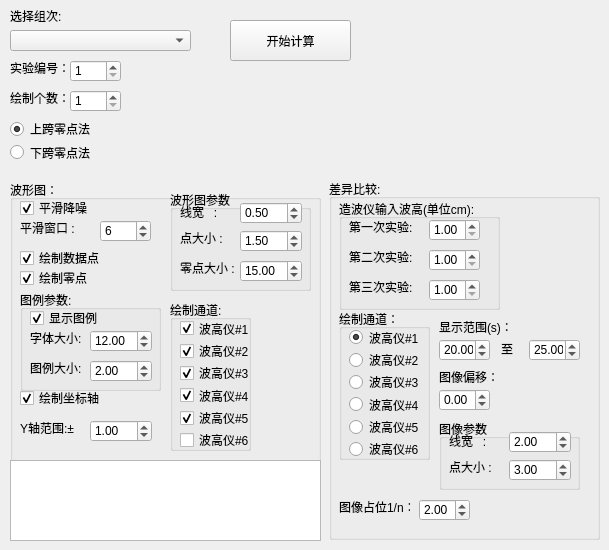
   <widget class="QWidget" name="tab">
    <attribute name="title">
     <string>实验1</string>
    </attribute>
    <widget class="QPushButton" name="StartProc_sy1">
     <property name="geometry">
      <rect>
       <x>230</x>
       <y>20</y>
       <width>121</width>
       <height>41</height>
      </rect>
     </property>
     <property name="text">
      <string>开始计算</string>
     </property>
    </widget>
    <widget class="QComboBox" name="filelist_sy1">
     <property name="geometry">
      <rect>
       <x>10</x>
       <y>30</y>
       <width>181</width>
       <height>21</height>
      </rect>
     </property>
     <property name="currentText">
      <string/>
     </property>
    </widget>
    <widget class="QLabel" name="label_5">
     <property name="geometry">
      <rect>
       <x>10</x>
       <y>10</y>
       <width>54</width>
       <height>12</height>
      </rect>
     </property>
     <property name="text">
      <string>选择组次:</string>
     </property>
    </widget>
    <widget class="QLabel" name="label_11">
     <property name="geometry">
      <rect>
       <x>10</x>
       <y>60</y>
       <width>81</width>
       <height>16</height>
      </rect>
     </property>
     <property name="frameShape">
      <enum>QFrame::NoFrame</enum>
     </property>
     <property name="text">
      <string>实验编号：</string>
     </property>
     <property name="textFormat">
      <enum>Qt::AutoText</enum>
     </property>
     <property name="scaledContents">
      <bool>false</bool>
     </property>
     <property name="wordWrap">
      <bool>false</bool>
     </property>
     <property name="margin">
      <number>0</number>
     </property>
     <property name="indent">
      <number>-1</number>
     </property>
     <property name="openExternalLinks">
      <bool>false</bool>
     </property>
    </widget>
    <widget class="QSpinBox" name="spinBox_index_sy1">
     <property name="geometry">
      <rect>
       <x>70</x>
       <y>60</y>
       <width>51</width>
       <height>22</height>
      </rect>
     </property>
     <property name="wrapping">
      <bool>false</bool>
     </property>
     <property name="minimum">
      <number>1</number>
     </property>
     <property name="maximum">
      <number>3</number>
     </property>
    </widget>
    <widget class="QWidget" name="verticalLayoutWidget_5">
     <property name="geometry">
      <rect>
       <x>10</x>
       <y>120</y>
       <width>160</width>
       <height>41</height>
      </rect>
     </property>
     <layout class="QVBoxLayout" name="verticalLayout_5">
      <item>
       <widget class="QRadioButton" name="shangkua_Radiobtn_sy1">
        <property name="text">
         <string>上跨零点法</string>
        </property>
        <property name="checked">
         <bool>true</bool>
        </property>
       </widget>
      </item>
      <item>
       <widget class="QRadioButton" name="xiakua_Radiobtn_sy1">
        <property name="text">
         <string>下跨零点法</string>
        </property>
       </widget>
      </item>
     </layout>
    </widget>
    <widget class="QLabel" name="label_12">
     <property name="geometry">
      <rect>
       <x>10</x>
       <y>90</y>
       <width>81</width>
       <height>16</height>
      </rect>
     </property>
     <property name="frameShape">
      <enum>QFrame::NoFrame</enum>
     </property>
     <property name="text">
      <string>绘制个数：</string>
     </property>
     <property name="textFormat">
      <enum>Qt::AutoText</enum>
     </property>
     <property name="scaledContents">
      <bool>false</bool>
     </property>
     <property name="wordWrap">
      <bool>false</bool>
     </property>
     <property name="margin">
      <number>0</number>
     </property>
     <property name="indent">
      <number>-1</number>
     </property>
     <property name="openExternalLinks">
      <bool>false</bool>
     </property>
    </widget>
    <widget class="QSpinBox" name="spinBox_number_sy1">
     <property name="geometry">
      <rect>
       <x>70</x>
       <y>90</y>
       <width>51</width>
       <height>22</height>
      </rect>
     </property>
     <property name="wrapping">
      <bool>false</bool>
     </property>
     <property name="minimum">
      <number>1</number>
     </property>
     <property name="maximum">
      <number>3</number>
     </property>
    </widget>
    <widget class="QGroupBox" name="groupBox_7">
     <property name="geometry">
      <rect>
       <x>10</x>
       <y>180</y>
       <width>311</width>
       <height>361</height>
      </rect>
     </property>
     <property name="title">
      <string>波形图：</string>
     </property>
     <widget class="QLabel" name="label_10">
      <property name="geometry">
       <rect>
        <x>10</x>
        <y>40</y>
        <width>71</width>
        <height>16</height>
       </rect>
      </property>
      <property name="text">
       <string>平滑窗口 : </string>
      </property>
     </widget>
     <widget class="QCheckBox" name="checkBox_sy1_bDrawPoints">
      <property name="geometry">
       <rect>
        <x>10</x>
        <y>70</y>
        <width>81</width>
        <height>16</height>
       </rect>
      </property>
      <property name="text">
       <string>绘制数据点</string>
      </property>
      <property name="checked">
       <bool>true</bool>
      </property>
     </widget>
     <widget class="QSpinBox" name="spinBox_smoothWindowSize_sy1">
      <property name="geometry">
       <rect>
        <x>90</x>
        <y>40</y>
        <width>51</width>
        <height>22</height>
       </rect>
      </property>
      <property name="value">
       <number>6</number>
      </property>
     </widget>
     <widget class="QCheckBox" name="checkBox_sy1_bSmoothData">
      <property name="geometry">
       <rect>
        <x>10</x>
        <y>20</y>
        <width>68</width>
        <height>16</height>
       </rect>
      </property>
      <property name="text">
       <string>平滑降噪</string>
      </property>
      <property name="checked">
       <bool>true</bool>
      </property>
     </widget>
     <widget class="QGroupBox" name="groupBox_6">
      <property name="geometry">
       <rect>
        <x>160</x>
        <y>10</y>
        <width>141</width>
        <height>101</height>
       </rect>
      </property>
      <property name="title">
       <string>波形图参数</string>
      </property>
      <property name="flat">
       <bool>false</bool>
      </property>
      <widget class="QLabel" name="label_13">
       <property name="geometry">
        <rect>
         <x>10</x>
         <y>14</y>
         <width>71</width>
         <height>16</height>
        </rect>
       </property>
       <property name="text">
        <string>线宽   : </string>
       </property>
      </widget>
      <widget class="QDoubleSpinBox" name="sy1_waveformLineWidth">
       <property name="geometry">
        <rect>
         <x>70</x>
         <y>12</y>
         <width>62</width>
         <height>22</height>
        </rect>
       </property>
       <property name="singleStep">
        <double>0.100000000000000</double>
       </property>
       <property name="value">
        <double>0.500000000000000</double>
       </property>
      </widget>
      <widget class="QDoubleSpinBox" name="sy1_waveformPointsScale">
       <property name="geometry">
        <rect>
         <x>70</x>
         <y>40</y>
         <width>62</width>
         <height>22</height>
        </rect>
       </property>
       <property name="singleStep">
        <double>0.100000000000000</double>
       </property>
       <property name="value">
        <double>1.500000000000000</double>
       </property>
      </widget>
      <widget class="QLabel" name="label_14">
       <property name="geometry">
        <rect>
         <x>10</x>
         <y>40</y>
         <width>71</width>
         <height>16</height>
        </rect>
       </property>
       <property name="text">
        <string>点大小 : </string>
       </property>
      </widget>
      <widget class="QDoubleSpinBox" name="sy1_waveformZeroPointsScale">
       <property name="geometry">
        <rect>
         <x>70</x>
         <y>70</y>
         <width>62</width>
         <height>22</height>
        </rect>
       </property>
       <property name="singleStep">
        <double>1.000000000000000</double>
       </property>
       <property name="value">
        <double>15.000000000000000</double>
       </property>
      </widget>
      <widget class="QLabel" name="label_34">
       <property name="geometry">
        <rect>
         <x>10</x>
         <y>70</y>
         <width>71</width>
         <height>16</height>
        </rect>
       </property>
       <property name="text">
        <string>零点大小 : </string>
       </property>
      </widget>
     </widget>
     <widget class="QGroupBox" name="groupBox_5">
      <property name="geometry">
       <rect>
        <x>160</x>
        <y>120</y>
        <width>81</width>
        <height>151</height>
       </rect>
      </property>
      <property name="title">
       <string>绘制通道:</string>
      </property>
      <widget class="QWidget" name="verticalLayoutWidget_6">
       <property name="geometry">
        <rect>
         <x>10</x>
         <y>20</y>
         <width>81</width>
         <height>128</height>
        </rect>
       </property>
       <layout class="QVBoxLayout" name="verticalLayout_6">
        <item>
         <widget class="QCheckBox" name="checkBox_sy1_ch_1">
          <property name="text">
           <string>波高仪#1</string>
          </property>
          <property name="checked">
           <bool>true</bool>
          </property>
         </widget>
        </item>
        <item>
         <widget class="QCheckBox" name="checkBox_sy1_ch_2">
          <property name="text">
           <string>波高仪#2</string>
          </property>
          <property name="checked">
           <bool>true</bool>
          </property>
         </widget>
        </item>
        <item>
         <widget class="QCheckBox" name="checkBox_sy1_ch_3">
          <property name="text">
           <string>波高仪#3</string>
          </property>
          <property name="checked">
           <bool>true</bool>
          </property>
         </widget>
        </item>
        <item>
         <widget class="QCheckBox" name="checkBox_sy1_ch_4">
          <property name="text">
           <string>波高仪#4</string>
          </property>
          <property name="checked">
           <bool>true</bool>
          </property>
         </widget>
        </item>
        <item>
         <widget class="QCheckBox" name="checkBox_sy1_ch_5">
          <property name="text">
           <string>波高仪#5</string>
          </property>
          <property name="checked">
           <bool>true</bool>
          </property>
         </widget>
        </item>
        <item>
         <widget class="QCheckBox" name="checkBox_sy1_ch_6">
          <property name="text">
           <string>波高仪#6</string>
          </property>
         </widget>
        </item>
       </layout>
      </widget>
     </widget>
     <widget class="QCheckBox" name="checkBox_sy1_bDrawZeroPoints">
      <property name="geometry">
       <rect>
        <x>10</x>
        <y>90</y>
        <width>81</width>
        <height>16</height>
       </rect>
      </property>
      <property name="text">
       <string>绘制零点</string>
      </property>
      <property name="checked">
       <bool>true</bool>
      </property>
     </widget>
     <widget class="QGroupBox" name="groupBox_8">
      <property name="geometry">
       <rect>
        <x>10</x>
        <y>110</y>
        <width>141</width>
        <height>101</height>
       </rect>
      </property>
      <property name="title">
       <string>图例参数:</string>
      </property>
      <widget class="QLabel" name="label_15">
       <property name="geometry">
        <rect>
         <x>10</x>
         <y>40</y>
         <width>71</width>
         <height>16</height>
        </rect>
       </property>
       <property name="text">
        <string>字体大小: </string>
       </property>
      </widget>
      <widget class="QDoubleSpinBox" name="sy1_waveformFontSize">
       <property name="geometry">
        <rect>
         <x>70</x>
         <y>40</y>
         <width>62</width>
         <height>22</height>
        </rect>
       </property>
       <property name="singleStep">
        <double>0.500000000000000</double>
       </property>
       <property name="value">
        <double>12.000000000000000</double>
       </property>
      </widget>
      <widget class="QLabel" name="label_16">
       <property name="geometry">
        <rect>
         <x>10</x>
         <y>70</y>
         <width>71</width>
         <height>16</height>
        </rect>
       </property>
       <property name="text">
        <string>图例大小: </string>
       </property>
      </widget>
      <widget class="QDoubleSpinBox" name="sy1_MarkerSize">
       <property name="geometry">
        <rect>
         <x>70</x>
         <y>70</y>
         <width>62</width>
         <height>22</height>
        </rect>
       </property>
       <property name="singleStep">
        <double>0.100000000000000</double>
       </property>
       <property name="value">
        <double>2.000000000000000</double>
       </property>
      </widget>
      <widget class="QCheckBox" name="checkBox_sy1_bDrawLegend">
       <property name="geometry">
        <rect>
         <x>10</x>
         <y>20</y>
         <width>81</width>
         <height>16</height>
        </rect>
       </property>
       <property name="text">
        <string>显示图例</string>
       </property>
       <property name="checked">
        <bool>true</bool>
       </property>
      </widget>
     </widget>
     <widget class="QCheckBox" name="checkBox_sy1_bDrawAxis">
      <property name="geometry">
       <rect>
        <x>10</x>
        <y>210</y>
        <width>81</width>
        <height>16</height>
       </rect>
      </property>
      <property name="text">
       <string>绘制坐标轴</string>
      </property>
      <property name="checked">
       <bool>true</bool>
      </property>
     </widget>
     <widget class="QTextEdit" name="sy1_WaveFormOut">
      <property name="geometry">
       <rect>
        <x>0</x>
        <y>280</y>
        <width>311</width>
        <height>81</height>
       </rect>
      </property>
      <property name="font">
       <font>
        <pointsize>6</pointsize>
       </font>
      </property>
      <property name="readOnly">
       <bool>true</bool>
      </property>
     </widget>
     <widget class="QLabel" name="label_21">
      <property name="geometry">
       <rect>
        <x>10</x>
        <y>240</y>
        <width>61</width>
        <height>16</height>
       </rect>
      </property>
      <property name="text">
       <string>Y轴范围:±</string>
      </property>
     </widget>
     <widget class="QDoubleSpinBox" name="sy1_waveformYScale">
      <property name="geometry">
       <rect>
        <x>80</x>
        <y>240</y>
        <width>62</width>
        <height>22</height>
       </rect>
      </property>
      <property name="minimum">
       <double>-10.000000000000000</double>
      </property>
      <property name="maximum">
       <double>10.000000000000000</double>
      </property>
      <property name="singleStep">
       <double>0.500000000000000</double>
      </property>
      <property name="value">
       <double>1.000000000000000</double>
      </property>
     </widget>
    </widget>
    <widget class="QGroupBox" name="groupBox_13">
     <property name="geometry">
      <rect>
       <x>329</x>
       <y>179</y>
       <width>271</width>
       <height>361</height>
      </rect>
     </property>
     <property name="title">
      <string>差异比较:</string>
     </property>
     <widget class="QGroupBox" name="groupBox_14">
      <property name="geometry">
       <rect>
        <x>10</x>
        <y>20</y>
        <width>161</width>
        <height>111</height>
       </rect>
      </property>
      <property name="toolTip">
       <string>波高H:2cm~10cm</string>
      </property>
      <property name="title">
       <string>造波仪输入波高(单位cm):</string>
      </property>
      <property name="flat">
       <bool>false</bool>
      </property>
      <property name="checkable">
       <bool>false</bool>
      </property>
      <widget class="QDoubleSpinBox" name="sy1_contrastform_H_1">
       <property name="geometry">
        <rect>
         <x>90</x>
         <y>20</y>
         <width>51</width>
         <height>22</height>
        </rect>
       </property>
       <property name="minimum">
        <double>1.000000000000000</double>
       </property>
       <property name="maximum">
        <double>10.000000000000000</double>
       </property>
       <property name="singleStep">
        <double>1.000000000000000</double>
       </property>
       <property name="value">
        <double>1.000000000000000</double>
       </property>
      </widget>
      <widget class="QLabel" name="label_22">
       <property name="geometry">
        <rect>
         <x>10</x>
         <y>20</y>
         <width>71</width>
         <height>16</height>
        </rect>
       </property>
       <property name="text">
        <string>第一次实验:</string>
       </property>
      </widget>
      <widget class="QDoubleSpinBox" name="sy1_contrastform_H_2">
       <property name="geometry">
        <rect>
         <x>90</x>
         <y>50</y>
         <width>51</width>
         <height>22</height>
        </rect>
       </property>
       <property name="minimum">
        <double>1.000000000000000</double>
       </property>
       <property name="maximum">
        <double>10.000000000000000</double>
       </property>
       <property name="singleStep">
        <double>1.000000000000000</double>
       </property>
       <property name="value">
        <double>1.000000000000000</double>
       </property>
      </widget>
      <widget class="QLabel" name="label_29">
       <property name="geometry">
        <rect>
         <x>10</x>
         <y>50</y>
         <width>71</width>
         <height>16</height>
        </rect>
       </property>
       <property name="text">
        <string>第二次实验:</string>
       </property>
      </widget>
      <widget class="QLabel" name="label_30">
       <property name="geometry">
        <rect>
         <x>10</x>
         <y>80</y>
         <width>71</width>
         <height>16</height>
        </rect>
       </property>
       <property name="text">
        <string>第三次实验:</string>
       </property>
      </widget>
      <widget class="QDoubleSpinBox" name="sy1_contrastform_H_3">
       <property name="geometry">
        <rect>
         <x>90</x>
         <y>80</y>
         <width>51</width>
         <height>22</height>
        </rect>
       </property>
       <property name="minimum">
        <double>1.000000000000000</double>
       </property>
       <property name="maximum">
        <double>10.000000000000000</double>
       </property>
       <property name="singleStep">
        <double>1.000000000000000</double>
       </property>
       <property name="value">
        <double>1.000000000000000</double>
       </property>
      </widget>
     </widget>
     <widget class="QGroupBox" name="groupBox_15">
      <property name="geometry">
       <rect>
        <x>10</x>
        <y>130</y>
        <width>91</width>
        <height>151</height>
       </rect>
      </property>
      <property name="title">
       <string>绘制通道：</string>
      </property>
      <widget class="QWidget" name="verticalLayoutWidget_7">
       <property name="geometry">
        <rect>
         <x>10</x>
         <y>20</y>
         <width>71</width>
         <height>128</height>
        </rect>
       </property>
       <layout class="QVBoxLayout" name="verticalLayout_7">
        <item>
         <widget class="QRadioButton" name="sy1_contract_ch_1">
          <property name="text">
           <string>波高仪#1</string>
          </property>
          <property name="checked">
           <bool>true</bool>
          </property>
         </widget>
        </item>
        <item>
         <widget class="QRadioButton" name="sy1_contract_ch_2">
          <property name="text">
           <string>波高仪#2</string>
          </property>
         </widget>
        </item>
        <item>
         <widget class="QRadioButton" name="sy1_contract_ch_3">
          <property name="text">
           <string>波高仪#3</string>
          </property>
         </widget>
        </item>
        <item>
         <widget class="QRadioButton" name="sy1_contract_ch_4">
          <property name="text">
           <string>波高仪#4</string>
          </property>
         </widget>
        </item>
        <item>
         <widget class="QRadioButton" name="sy1_contract_ch_5">
          <property name="text">
           <string>波高仪#5</string>
          </property>
         </widget>
        </item>
        <item>
         <widget class="QRadioButton" name="sy1_contract_ch_6">
          <property name="text">
           <string>波高仪#6</string>
          </property>
         </widget>
        </item>
       </layout>
      </widget>
     </widget>
     <widget class="QLabel" name="label_35">
      <property name="geometry">
       <rect>
        <x>110</x>
        <y>140</y>
        <width>71</width>
        <height>16</height>
       </rect>
      </property>
      <property name="text">
       <string>显示范围(s)：</string>
      </property>
     </widget>
     <widget class="QDoubleSpinBox" name="sy1_contrastform_ShowRange">
      <property name="geometry">
       <rect>
        <x>110</x>
        <y>160</y>
        <width>51</width>
        <height>22</height>
       </rect>
      </property>
      <property name="decimals">
       <number>2</number>
      </property>
      <property name="minimum">
       <double>1.000000000000000</double>
      </property>
      <property name="maximum">
       <double>50.000000000000000</double>
      </property>
      <property name="singleStep">
       <double>1.000000000000000</double>
      </property>
      <property name="stepType">
       <enum>QAbstractSpinBox::DefaultStepType</enum>
      </property>
      <property name="value">
       <double>20.000000000000000</double>
      </property>
     </widget>
     <widget class="QDoubleSpinBox" name="sy1_contrastform_ShowRange_2">
      <property name="geometry">
       <rect>
        <x>200</x>
        <y>160</y>
        <width>51</width>
        <height>22</height>
       </rect>
      </property>
      <property name="decimals">
       <number>2</number>
      </property>
      <property name="minimum">
       <double>1.000000000000000</double>
      </property>
      <property name="maximum">
       <double>50.000000000000000</double>
      </property>
      <property name="singleStep">
       <double>1.000000000000000</double>
      </property>
      <property name="stepType">
       <enum>QAbstractSpinBox::DefaultStepType</enum>
      </property>
      <property name="value">
       <double>25.000000000000000</double>
      </property>
     </widget>
     <widget class="QLabel" name="label_36">
      <property name="geometry">
       <rect>
        <x>172</x>
        <y>162</y>
        <width>16</width>
        <height>16</height>
       </rect>
      </property>
      <property name="text">
       <string>至</string>
      </property>
     </widget>
     <widget class="QDoubleSpinBox" name="sy1_contrastform_Shift">
      <property name="geometry">
       <rect>
        <x>110</x>
        <y>210</y>
        <width>51</width>
        <height>22</height>
       </rect>
      </property>
      <property name="decimals">
       <number>2</number>
      </property>
      <property name="minimum">
       <double>-20.000000000000000</double>
      </property>
      <property name="maximum">
       <double>20.000000000000000</double>
      </property>
      <property name="singleStep">
       <double>0.010000000000000</double>
      </property>
      <property name="stepType">
       <enum>QAbstractSpinBox::DefaultStepType</enum>
      </property>
      <property name="value">
       <double>0.000000000000000</double>
      </property>
     </widget>
     <widget class="QLabel" name="label_37">
      <property name="geometry">
       <rect>
        <x>110</x>
        <y>190</y>
        <width>71</width>
        <height>16</height>
       </rect>
      </property>
      <property name="text">
       <string>图像偏移：</string>
      </property>
     </widget>
     <widget class="QGroupBox" name="groupBox_16">
      <property name="geometry">
       <rect>
        <x>110</x>
        <y>240</y>
        <width>141</width>
        <height>71</height>
       </rect>
      </property>
      <property name="title">
       <string>图像参数</string>
      </property>
      <property name="flat">
       <bool>false</bool>
      </property>
      <widget class="QLabel" name="label_44">
       <property name="geometry">
        <rect>
         <x>10</x>
         <y>14</y>
         <width>71</width>
         <height>16</height>
        </rect>
       </property>
       <property name="text">
        <string>线宽   : </string>
       </property>
      </widget>
      <widget class="QDoubleSpinBox" name="sy1_constrastLineWidth">
       <property name="geometry">
        <rect>
         <x>70</x>
         <y>12</y>
         <width>62</width>
         <height>22</height>
        </rect>
       </property>
       <property name="singleStep">
        <double>0.100000000000000</double>
       </property>
       <property name="value">
        <double>2.000000000000000</double>
       </property>
      </widget>
      <widget class="QDoubleSpinBox" name="sy1_constrastPointsScale">
       <property name="geometry">
        <rect>
         <x>70</x>
         <y>40</y>
         <width>62</width>
         <height>22</height>
        </rect>
       </property>
       <property name="singleStep">
        <double>0.100000000000000</double>
       </property>
       <property name="value">
        <double>3.000000000000000</double>
       </property>
      </widget>
      <widget class="QLabel" name="label_45">
       <property name="geometry">
        <rect>
         <x>10</x>
         <y>40</y>
         <width>71</width>
         <height>16</height>
        </rect>
       </property>
       <property name="text">
        <string>点大小 : </string>
       </property>
      </widget>
     </widget>
     <widget class="QLabel" name="label_46">
      <property name="geometry">
       <rect>
        <x>10</x>
        <y>320</y>
        <width>71</width>
        <height>16</height>
       </rect>
      </property>
      <property name="text">
       <string>图像占位1/n：</string>
      </property>
     </widget>
     <widget class="QDoubleSpinBox" name="sy1_contrastform_Position">
      <property name="geometry">
       <rect>
        <x>90</x>
        <y>320</y>
        <width>51</width>
        <height>22</height>
       </rect>
      </property>
      <property name="decimals">
       <number>2</number>
      </property>
      <property name="minimum">
       <double>1.000000000000000</double>
      </property>
      <property name="maximum">
       <double>20.000000000000000</double>
      </property>
      <property name="singleStep">
       <double>1.000000000000000</double>
      </property>
      <property name="stepType">
       <enum>QAbstractSpinBox::DefaultStepType</enum>
      </property>
      <property name="value">
       <double>2.000000000000000</double>
      </property>
     </widget>
    </widget>
   </widget>
